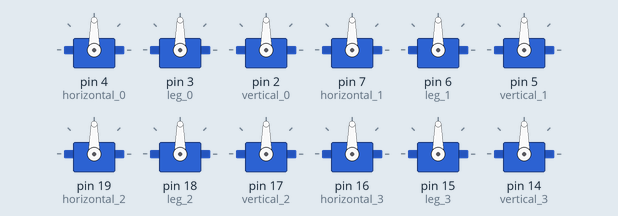
The sketch below on a simulated Arduino Uno, built with avr-gcc and run on an emulated ATmega328P. On the bench: 12 × servo.

Above: at 0.1 s.
At 1.3 s:
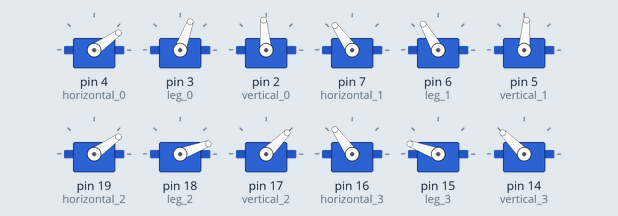
At 2.3 s:
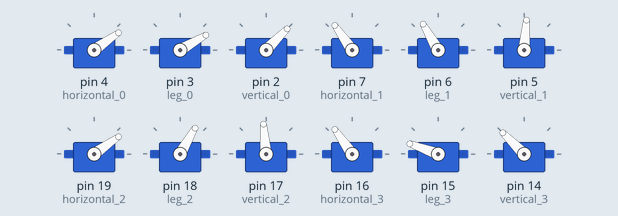
At 2.8 s:
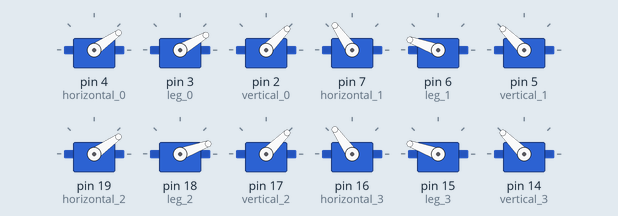
At 4.3 s:
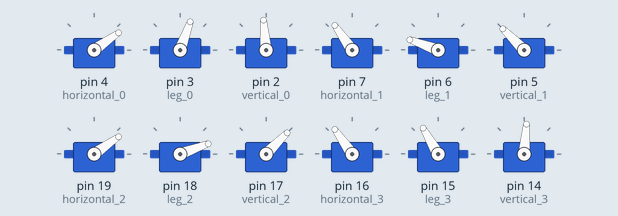
At 5.3 s:
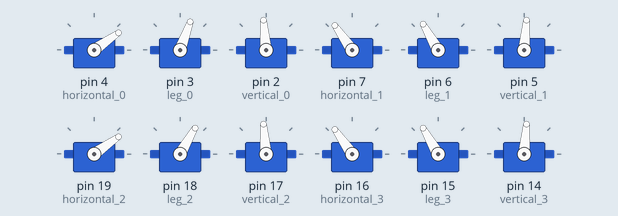
Timing chart, 0 to 6.8 s (numbered marks = the images above):
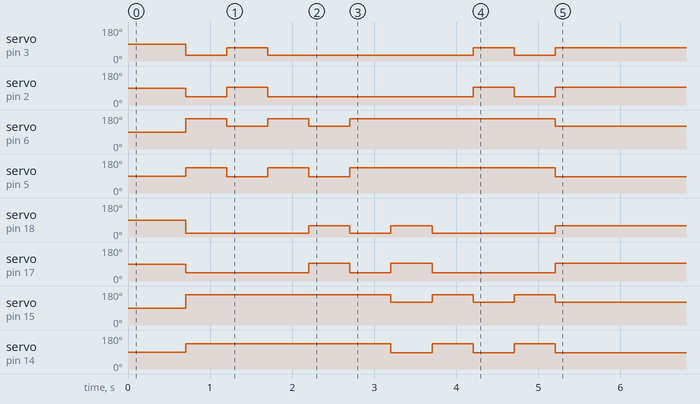

The sketch:

Plattform_Tilting.ino
```cpp
#include <Servo.h>
Servo horizontal_0;    // erzeugt ein Servomotor-Objekt
Servo vertical_0;     // erzeugt ein Servomotor-Objekt
Servo leg_0;

Servo horizontal_1;
Servo vertical_1;
Servo leg_1;

Servo horizontal_2;
Servo vertical_2;
Servo leg_2;

Servo horizontal_3;
Servo vertical_3;
Servo leg_3;
// maximal können acht Servomotor-Objekte erzeugt werden


// Default Positionen
int v_default = 45;
int h_default = 35;
int l_default = 20;


void setup(){
  horizontal_0.attach(4);
  leg_0.attach(3);
  vertical_0.attach(2);    //Complex 0

  horizontal_1.attach(7);
  leg_1.attach(6);
  vertical_1.attach(5);    //Complex 1


  horizontal_2.attach(19);
  leg_2.attach(18);
  vertical_2.attach(17);     // Complex 2

  horizontal_3.attach(16);
  leg_3.attach(15);
  vertical_3.attach(14);     //Complex 3

  //delay for code upload
  delay(700);
  //in defau position gehen


  defaultPosition();
  delay(500);
  up_01();
  delay(500);
  defaultPosition();
  delay(500);
  up_12();
  delay(500);
  defaultPosition();
  delay(500);
  up_23();
  delay(500);
  defaultPosition();
  delay(500);
  up_30();
  delay(500);
  defaultPosition();
  delay(500);
  up();
  delay(5000);
  //loop();

}


//default position
void defaultPosition(){

  vertical_0.write(v_default);
  vertical_1.write(v_default + 90);  //Symmetrie
  vertical_2.write(v_default);
  vertical_3.write(v_default + 90);  //Symmetrie

  horizontal_0.write(h_default);
  horizontal_1.write(h_default + 90);  //Symmetrie
  horizontal_2.write(h_default);
  horizontal_3.write(h_default + 90);  //Symmetrie

  leg_0.write(l_default + 10);  //Korrektur der Symmetrie um 10
  leg_1.write(l_default + 140);  //Symmetrie
  leg_2.write(l_default);
  leg_3.write(l_default + 140);  //Symmetrie

}

void up(){

    vertical_0.write(v_default + 50);         //up
    vertical_1.write(v_default + 90 - 50);
    vertical_2.write(v_default + 50);
    vertical_3.write(v_default + 90 - 50);

    leg_0.write(l_default + 10 + 40);
    leg_1.write(l_default + 140 - 40);
    leg_2.write(l_default + 40);
    leg_3.write(l_default + 140 - 40);
}

void up_01(){

    vertical_0.write(v_default + 50);           //up compelx 0 and 1
    vertical_1.write(v_default + 90 - 50);

    leg_0.write(l_default + 10 + 40);
    leg_1.write(l_default + 140 - 40);
}

void up_12(){

    vertical_1.write(v_default + 90 - 50);     //up complex 1 and 2
    vertical_2.write(v_default + 50);


    leg_1.write(l_default + 140 - 40);
    leg_2.write(l_default + 40);
}

void up_23(){

    vertical_2.write(v_default + 50);           //up complex 2 and 3
    vertical_3.write(v_default + 90 - 50);


    leg_2.write(l_default + 40);
    leg_3.write(l_default + 140 - 40);
}

void up_30(){

    vertical_0.write(v_default + 50);         //up complex 3 and 0
    vertical_3.write(v_default + 90 - 50);

    leg_0.write(l_default + 10 + 40);
    leg_3.write(l_default + 140 - 40);

}
```
